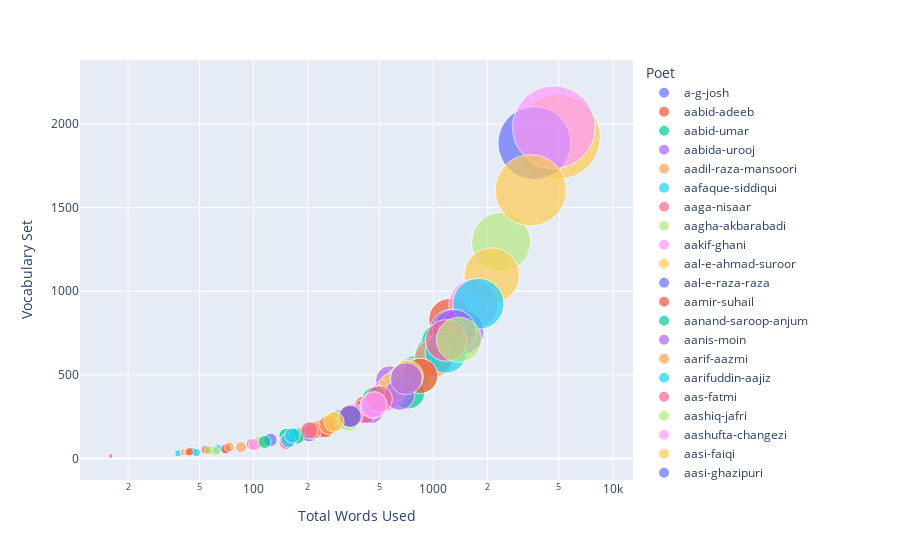

Here is the notebook cell this chart was saved with:
### Code cell
vocabTotalWordsComparisionPlot(authors_vocab_df)
